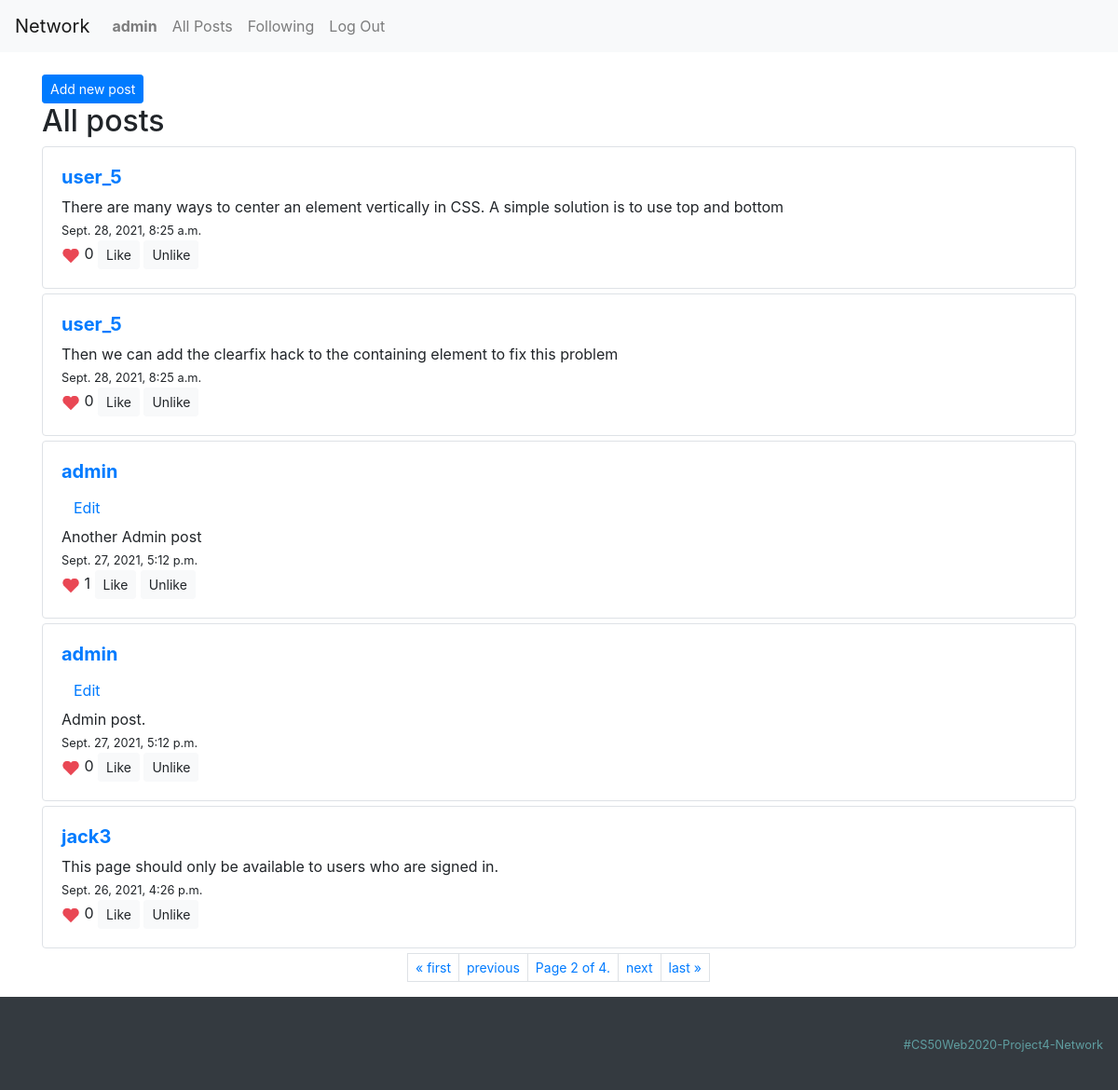
/?page=2 (signed in), run on the app's committed database.
### network/models.py (models this page shows, shortened)
class User(AbstractUser):
    followers = models.ManyToManyField("self", blank=True, symmetrical=False, related_name="follow")
    def __str__(self):
        return f"{self.username}"

class Post(models.Model):
    user = models.ForeignKey(User, on_delete=models.CASCADE)
    post = models.CharField(max_length=300)
    created = models.DateTimeField(auto_now_add=True, blank=True)
    likes = models.ManyToManyField(User, blank=True, related_name="likepost")
    unlikes = models.ManyToManyField(User, blank=True, related_name="unlikepost")
    def likes_counter(self):
        return self.likes.all().count() - self.unlikes.all().count()

### network/views.py (the view)
# urls.py: path("", views.index, name="index"),
def index(request):
    posts_list = Post.objects.all().order_by("-created")
    paginator = Paginator(posts_list, 5) # Show 5 contacts per page.
    page_number = request.GET.get('page')
    posts = paginator.get_page(page_number)
    return render(request, "network/index.html", {
        "posts": posts,
        "header": "All posts"
    })

### network/templates/network/index.html (shortened to what this page needs)
{% extends "network/layout.html" %}
{% block body %}
{% load static %}
{% if user.is_authenticated %}
<br>
<button id="btn_add_new_post" class="btn btn-primary btn-sm" type="button" name="button" onclick="addNewPost()">Add new post</button>
{% include 'network/posts.html' %}
{% endif %}
{% endblock %}

### network/templates/network/layout.html (shortened to what this page needs)
{% load static %}
<!DOCTYPE html>
<html lang="en">
    <head>
        <link rel="stylesheet" href="https://stackpath.bootstrapcdn.com/bootstrap/4.4.1/css/bootstrap.min.css">
        <link rel="stylesheet" href="{% static 'network/styles.css' %}">
    </head>
    <body>
        <nav class="navbar navbar-expand-lg navbar-light bg-light">
            <a class="navbar-brand" href="{% url 'index' %}">Network</a>
            <div>
              <ul class="navbar-nav mr-auto">
                {% if user.is_authenticated %}
                    <li class="nav-item">
                        <a class="nav-link" href="profile/{{ user.username }}"><strong>{{ user.username }}</strong></a>
                    </li>
                {% endif %}
                <li class="nav-item">
                  <a class="nav-link" href="{% url 'index' %}">All Posts</a>
                </li>
                {% if user.is_authenticated %}
                    <li class="nav-item">
                        <a class="nav-link" href="{% url 'following' %}">Following</a>
                    </li>
                    <li class="nav-item">
                        <a class="nav-link" href="{% url 'logout' %}">Log Out</a>
                    </li>
                {% endif %}
              </ul>
            </div>
          </nav>
        <div class="container">
            {% block body %}
            {% endblock %}
        </div>
        <nav class="navbar navbar-expand-lg navbar-light bg-dark">
            <div class="footer"><small style="color: cadetblue">#CS50Web2020-Project4-Network</small
            </div>
        </nav>
    </body>
</html>

### network/templates/network/posts.html
{% load static %}
<div id="posts-view" class="">
  <h2>{{header}}</h2>
  {% for post in posts %}
    <div id="{{ post.id }}" class="border rounded">
      <a href="{% url 'profile' post.user %}">
      <h5><strong>{{ post.user }}</strong></h5></a>
        {% if user.id == post.user.id %}
          <button class="btn btn-link" type="button" onClick="editPost({{post.id}})">Edit</button>
        {% endif %}
      <div id="post{{ post.id }}-text">{{ post.post }}</div>
      <span><small>{{ post.created }}</small></span><br>
      <img src="{% static 'network/img/Instagram-Like-Icon-72x72.png' %}" width="20px">
      <span id="likes-counter-{{post.id}}">{{ post.likes_counter }}</span>
      <button id="like" class="btn btn-light btn-sm" onClick="vote(this, {{user.id}}, x='like')">Like</button>
      <button id="unlike" class="btn btn-light btn-sm" onClick="vote(this, {{user.id}}, x='unlike')">Unlike</button>
    </div>
  {% endfor %}
  {% include 'network/pagination.html' %}
  </div>

### network/static/network/styles.css (style rules this page uses)
.border { padding: 20px; margin-top: 5px; margin-bottom: 5px; }
.footer { padding: 30px 0; right: 0px; top: 50%; width: 100%; height: 100%; text-align: right; }

### data on the page
User: username "admin"
Post: user "user_5", post "There are many ways to center an element vertically in CSS. A simple solution is to use top and bottom", created "Sept. 28, 2021, 8:25 a.m.", likes_counter "0"
Post: user "user_5", post "Then we can add the clearfix hack to the containing element to fix this problem", created "Sept. 28, 2021, 8:25 a.m.", likes_counter "0"
Post: user "admin", post "Another Admin post", created "Sept. 27, 2021, 5:12 p.m.", likes_counter "1"
Post: user "admin", post "Admin post.", created "Sept. 27, 2021, 5:12 p.m.", likes_counter "0"
Post: user "jack3", post "This page should only be available to users who are signed in.", created "Sept. 26, 2021, 4:26 p.m.", likes_counter "0"

### other printed values
{{ header }} "All posts"
{{ posts.number }} "2"
{{ posts.paginator.num_pages }} "4"
